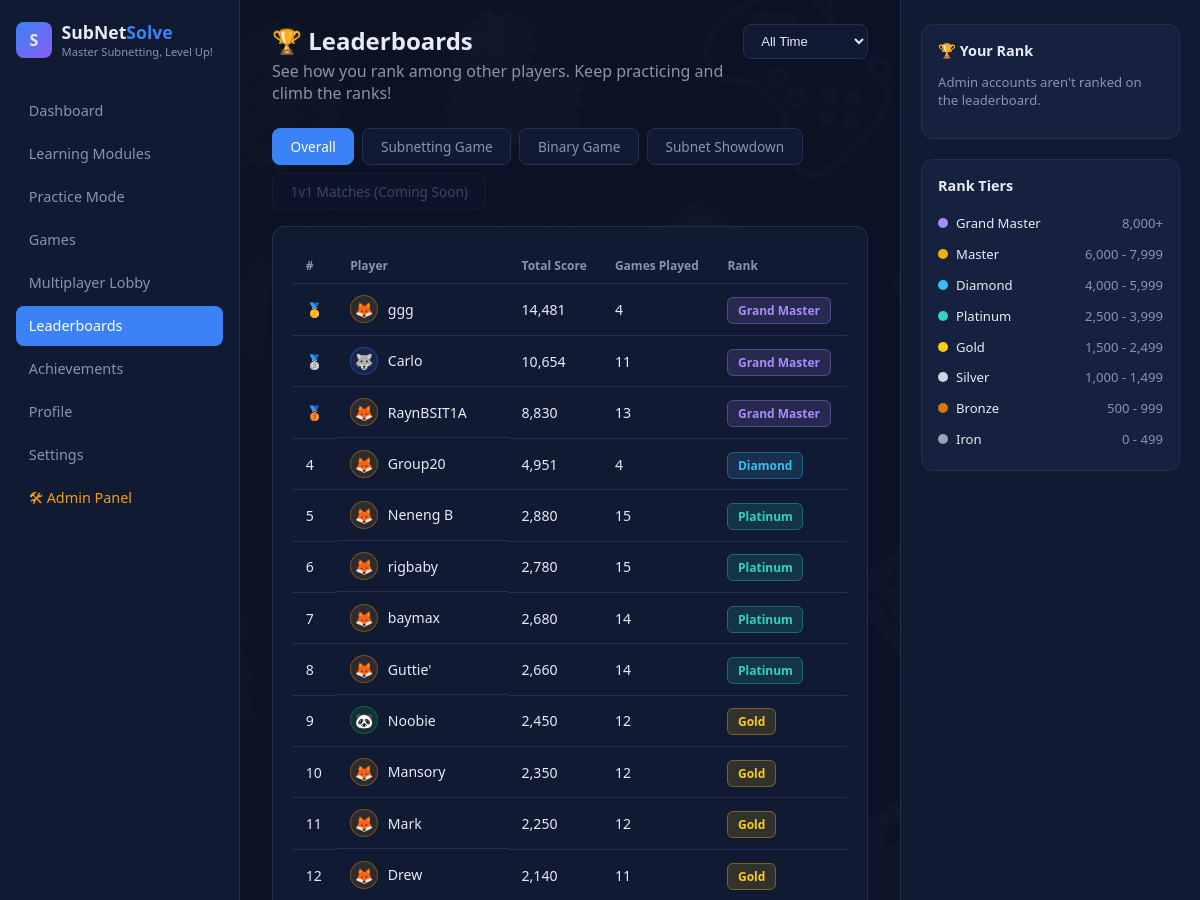
Page /leaderboards.php (signed in, upper part) on the earlier database version.
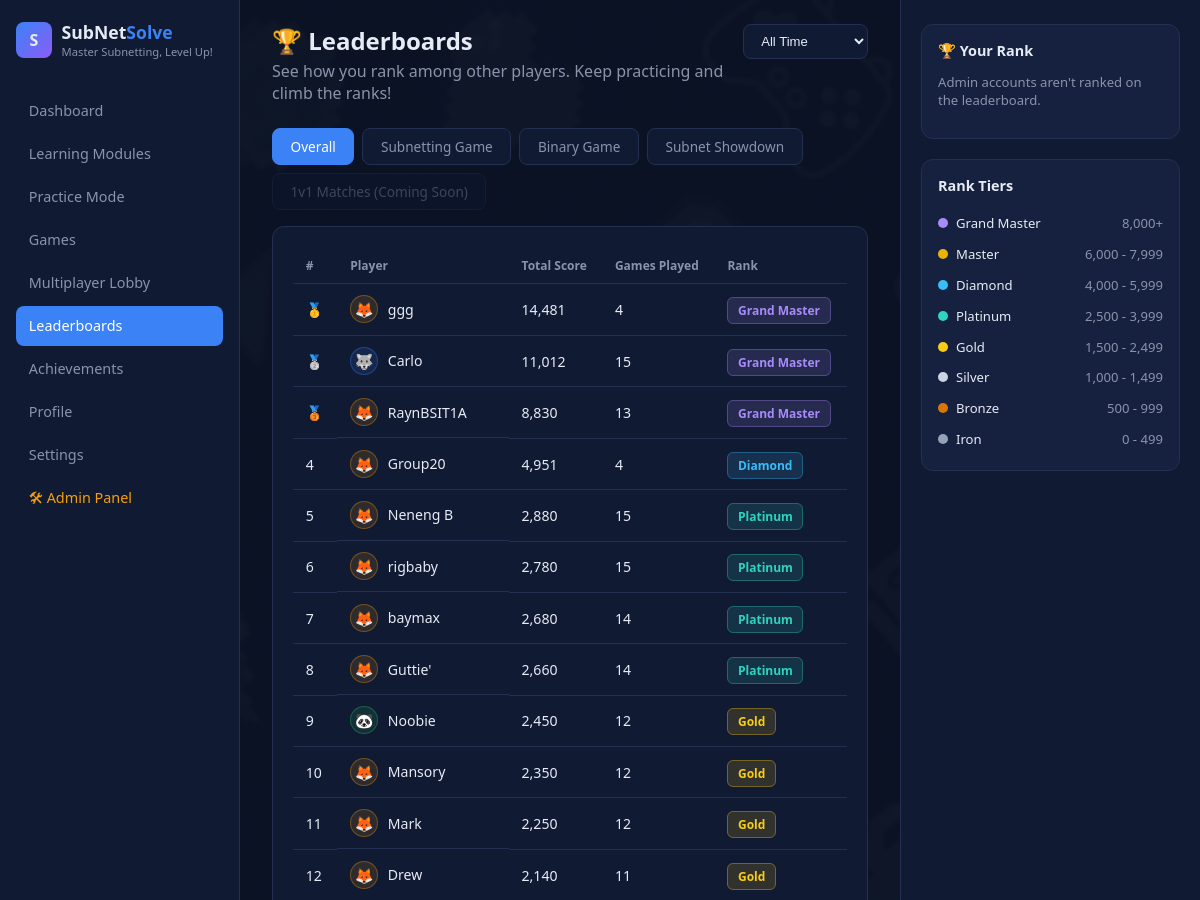
Same page on the later database version.
### tables this page shows
CREATE TABLE `user_progress` (
  `user_id` int(11) NOT NULL,
  `level` int(11) NOT NULL DEFAULT 1,
  `career_xp` int(11) NOT NULL DEFAULT 0,
  `total_xp` int(11) NOT NULL DEFAULT 0,
  `xp_to_next_level` int(11) NOT NULL DEFAULT 500,
  `lessons_completed` int(11) NOT NULL DEFAULT 0,
  `quizzes_completed` int(11) NOT NULL DEFAULT 0,
  `total_correct` int(11) NOT NULL DEFAULT 0,
  `total_wrong` int(11) NOT NULL DEFAULT 0,
  `current_streak` int(11) NOT NULL DEFAULT 0,
  `last_activity_date` date DEFAULT NULL,
  `last_daily_challenge_date` date DEFAULT NULL
);

CREATE TABLE `users` (
  `id` int(11) NOT NULL,
  `username` varchar(50) NOT NULL,
  `email` varchar(100) NOT NULL,
  `password` varchar(255) NOT NULL,
  `avatar` varchar(30) NOT NULL DEFAULT 'fox',
  `is_admin` tinyint(1) NOT NULL DEFAULT 0,
  `created_at` datetime NOT NULL
);

### leaderboards.php (the view, shortened to what the changed rows need)
<?php
require "config.php";
require "includes/avatars.php";
require "includes/rank_tiers.php";
$userId = $_SESSION["user_id"];
$gameFilter = "";
$dateFilter = "";
$sql = "SELECT u.id, u.username, u.avatar, up.level,
        COALESCE(SUM(s.points), 0) AS total_score,
        COUNT(s.id) AS games_played
        FROM users u
        JOIN user_progress up ON up.user_id = u.id
        LEFT JOIN scores s ON s.user_id = u.id $gameFilter $dateFilter
        WHERE u.is_admin = 0
        GROUP BY u.id, u.username, u.avatar, up.level
        ORDER BY total_score DESC
        LIMIT 50";
$result = mysqli_query($conn, $sql);
$players = [];
$rank = 1;
while ($row = mysqli_fetch_assoc($result)) {
    $row["rank"] = $rank;
    $players[] = $row;
    $rank++;
}
?>
<!DOCTYPE html>
<html lang="en">
<head>
    <link rel="stylesheet" href="dash.css">
    <link rel="stylesheet" href="game.css">
</head>
<body>
<div class="layout">
    <aside class="sidebar">
        <div class="brand">
            <div>
                <h1>SubNet<span>Solve</span></h1>
            </div>
        </div>
    </aside>
    <main class="main">
        <div style="display:flex; justify-content:space-between; align-items:flex-start;">
            <div class="welcome">
                <h2>🏆 Leaderboards</h2>
            </div>
        </div>
        <div class="explore-panel">
            <?php if (empty($players)): ?>
                <p style="color:var(--text-dim); font-size:0.9rem;">No scores yet for this filter — be the first to play!</p>
            <?php else: ?>
            <table class="lb-table">
                <tr><th>#</th><th>Player</th><th>Total Score</th><th>Games Played</th><th>Rank</th></tr>
                <?php foreach ($players as $p): ?>
                    <tr class="<?= (int) $p["id"] === (int) $userId ? "me" : "" ?>">
                        <td><?= $p["rank"] == 1 ? "🥇" : ($p["rank"] == 2 ? "🥈" : ($p["rank"] == 3 ? "🥉" : $p["rank"])) ?></td>
                        <td class="player-cell"><?= render_avatar($p["avatar"], 28) ?> <?= htmlspecialchars($p["username"]) ?></td>
                        <td><?= number_format($p["total_score"]) ?></td>
                        <td><?= $p["games_played"] ?></td>
                        <td><?= render_tier_badge($p["total_score"]) ?></td>
                    </tr>
                <?php endforeach; ?>
            </table>
            <?php endif; ?>
        </div>
    </main>
</div>
</body>
</html>

### includes/avatars.php
<?php
function get_avatar_presets() {
    return [
        ["id" => "fox",     "emoji" => "🦊", "color" => "#f59e0b"],
        ["id" => "owl",     "emoji" => "🦉", "color" => "#8b5cf6"],
        ["id" => "wolf",    "emoji" => "🐺", "color" => "#3b82f6"],
        ["id" => "panda",   "emoji" => "🐼", "color" => "#22c55e"],
        ["id" => "lion",    "emoji" => "🦁", "color" => "#eab308"],
        ["id" => "octopus", "emoji" => "🐙", "color" => "#14b8a6"],
        ["id" => "dragon",  "emoji" => "🐉", "color" => "#ef4444"],
        ["id" => "robot",   "emoji" => "🤖", "color" => "#ec4899"],
    ];
}
function get_avatar_by_id($avatarId) {
    foreach (get_avatar_presets() as $a) {
        if ($a["id"] === $avatarId) return $a;
    }
    return ["id" => "fox", "emoji" => "🦊", "color" => "#f59e0b"];
}
function render_avatar($avatarId, $size = 34) {
    $a = get_avatar_by_id($avatarId);
    $fontSize = round($size * 0.55);
    return '<div style="width:' . $size . 'px; height:' . $size . 'px; border-radius:50%; background:' . $a["color"] . '22;
        display:flex; align-items:center; justify-content:center; font-size:' . $fontSize . 'px; flex-shrink:0;
        border:1px solid ' . $a["color"] . '55;">' . $a["emoji"] . '</div>';
}

### includes/rank_tiers.php
<?php
function get_rank_tiers() {
    return [
        ["name" => "Grand Master", "min" => 8000, "color" => "#a78bfa"],
        ["name" => "Master",       "min" => 6000, "color" => "#eab308"],
        ["name" => "Diamond",      "min" => 4000, "color" => "#38bdf8"],
        ["name" => "Platinum",     "min" => 2500, "color" => "#2dd4bf"],
        ["name" => "Gold",         "min" => 1500, "color" => "#facc15"],
        ["name" => "Silver",       "min" => 1000, "color" => "#cbd5e1"],
        ["name" => "Bronze",       "min" => 500,  "color" => "#d97706"],
        ["name" => "Iron",         "min" => 0,    "color" => "#94a3b8"],
    ];
}
function get_rank_tier_for_xp($xp) {
    $tiers = get_rank_tiers();
    foreach ($tiers as $tier) {
        if ($xp >= $tier["min"]) return $tier;
    }
    return end($tiers);
}
function render_tier_badge($xp) {
    $t = get_rank_tier_for_xp($xp);
    return '<span style="background:' . $t["color"] . '22; color:' . $t["color"] . '; border:1px solid ' . $t["color"] . '55;
        padding:0.25rem 0.6rem; border-radius:6px; font-size:0.75rem; font-weight:bold;">' . htmlspecialchars($t["name"]) . '</span>';
}

Differences in the rows shown:
changed user_progress "Carlo": total_score "10,654" → "11,012"; games_played "11" → "15"
